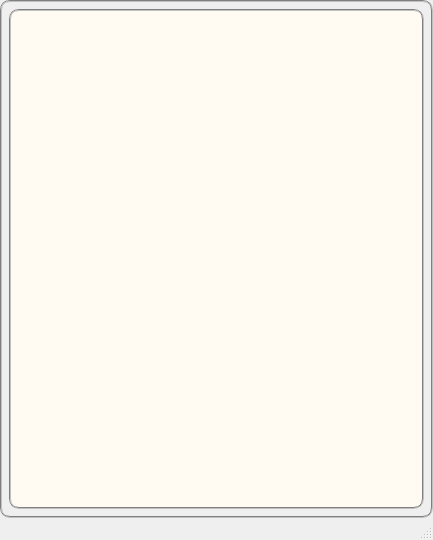
<?xml version="1.0" encoding="UTF-8"?>
<ui version="4.0">
 <class>MainWindow</class>
 <widget class="QMainWindow" name="MainWindow">
  <property name="geometry">
   <rect>
    <x>0</x>
    <y>0</y>
    <width>433</width>
    <height>540</height>
   </rect>
  </property>
  <property name="windowTitle">
   <string>计算模式更新日志</string>
  </property>
  <widget class="QWidget" name="centralwidget">
   <property name="styleSheet">
    <string notr="true">border:2px groove gray;border-radius:10px;padding:2px 4px;</string>
   </property>
   <layout class="QVBoxLayout" name="verticalLayout">
    <item>
     <widget class="QTextBrowser" name="updatelogdisplay">
      <property name="font">
       <font>
        <family>Arial</family>
        <pointsize>16</pointsize>
        <weight>75</weight>
        <bold>true</bold>
       </font>
      </property>
      <property name="cursor" stdset="0">
       <cursorShape>ArrowCursor</cursorShape>
      </property>
      <property name="styleSheet">
       <string notr="true">background-color: rgb(255, 250, 242);</string>
      </property>
     </widget>
    </item>
   </layout>
  </widget>
  <widget class="QMenuBar" name="menubar">
   <property name="geometry">
    <rect>
     <x>0</x>
     <y>0</y>
     <width>433</width>
     <height>22</height>
    </rect>
   </property>
  </widget>
  <widget class="QStatusBar" name="statusbar"/>
 </widget>
 <resources/>
 <connections/>
</ui>
